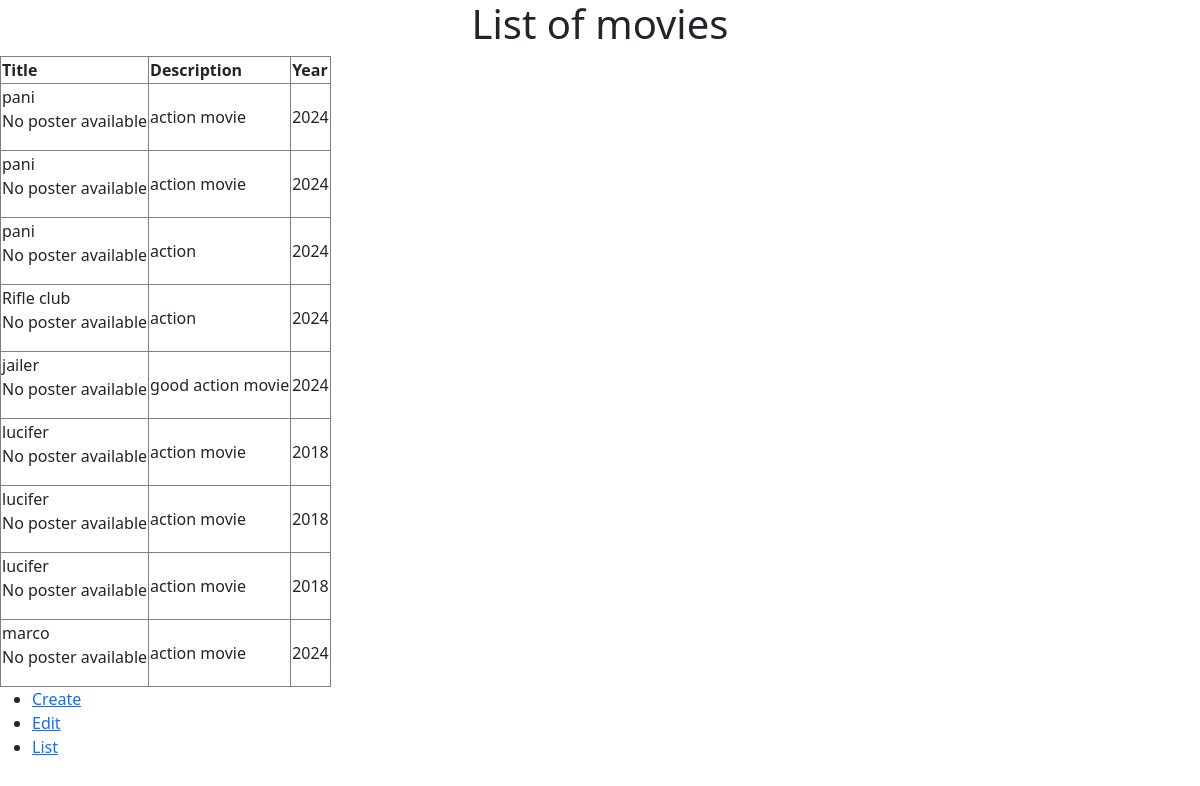
The page /list/ on the database as committed earlier.
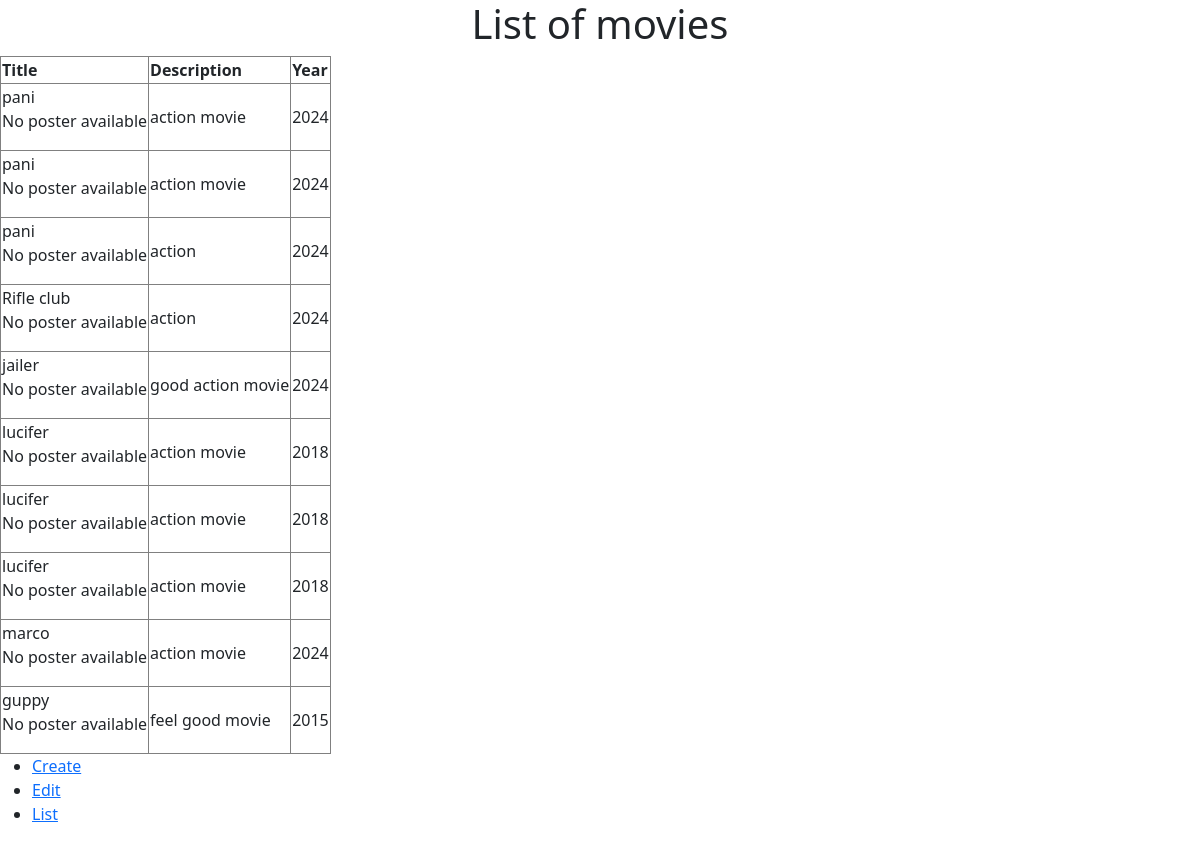
The same page on the database as committed later.
### movie/models.py (models this page shows)
class MovieInfo(models.Model):
    title=models.CharField(max_length=250)
    year=models.IntegerField(null=True)
    description=models.TextField()
    poster=models.ImageField(upload_to='images/',null=True)
    def __str__(self):
        return self.title

### movie/views.py (the view)
# urls.py: path('list/',views.list_view,name='list')
def list_view(request):
    movie_set=MovieInfo.objects.all()
    print(movie_set)
    return render(request,'list.html',{'movies':movie_set})

### templates/list.html (shortened to what this page needs)
{% load static %}
<!DOCTYPE html>
<html lang="en">
<head>
<link href="https://cdn.jsdelivr.net/npm/bootstrap@5.3.3/dist/css/bootstrap.min.css" rel="stylesheet">
</head>
<body>
    <h1><center>List of movies</center></h1>
    <table class="table-bordered">
        <tr><th>Title</th><th>Description</th><th>Year</th></tr>
    {% for movie_obj in movies %}
    <tr>
        <td>{{ movie_obj.title }}
            {% if movie_obj.poster %}
                <img src="{{ movie_obj.poster.url }}" alt="{{ movie_obj.title }}" height="100" width="100">
            {% else %}
                <p>No poster available</p>
            {% endif %}
        </td>
        <td>{{ movie_obj.description|default:'No data available' }}</td>
        <td>{{ movie_obj.year }}</h1></td>
    </tr>
    {% endfor %}
    </table>
    <ul>
        <li><a href="{% url 'create' %}">Create</a></li>
        <li><a href="{% url 'edit' %}">Edit</a></li>
        <li><a href="{% url 'list' %}">List</a></li>
    </ul>
</body>
</html>

Rows that differ between the two databases and show on the page:
added MovieInfo: title "guppy", shows "No poster available", description "feel good movie", year "2015"
